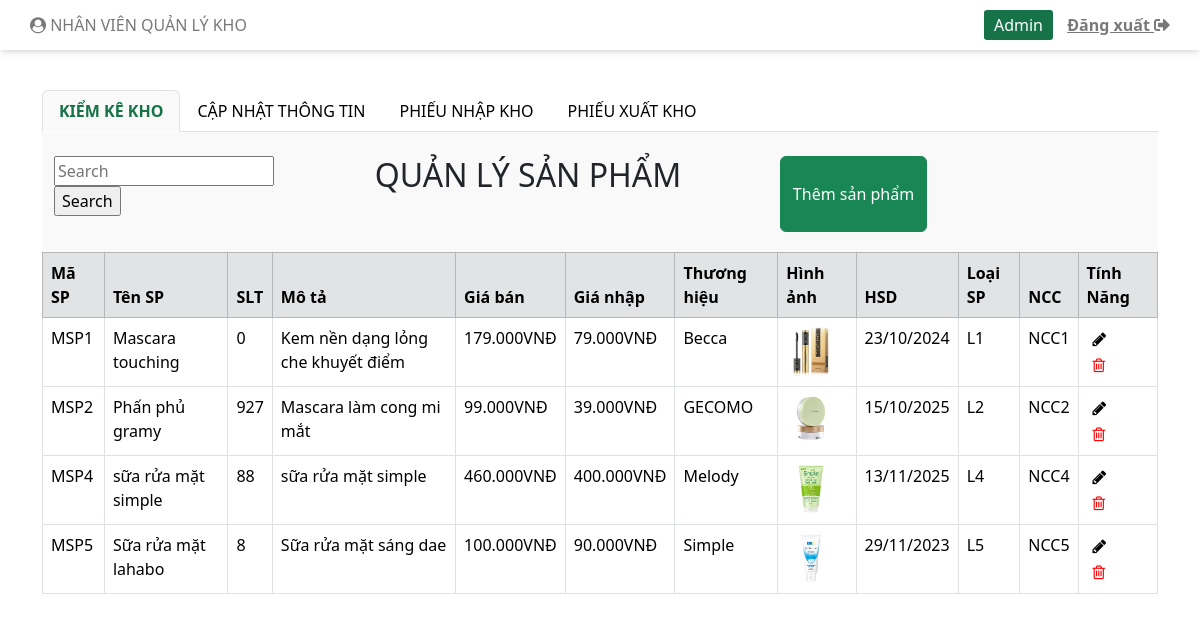
Page /indexQLKH.php?san-pham (signed in) on the earlier database version.
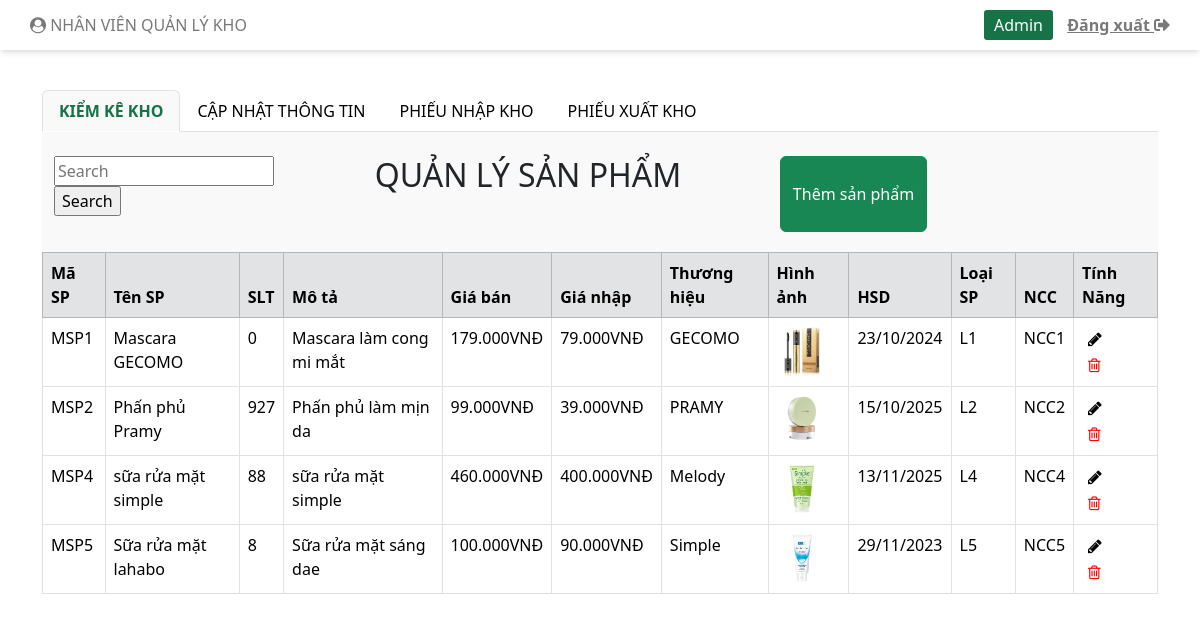
Same page on the later database version.
### tables this page shows
CREATE TABLE `sanpham` (
  `MaSanPham` int(11) NOT NULL,
  `TenSanPham` varchar(100) NOT NULL,
  `SoLuongTon` int(11) NOT NULL DEFAULT 1,
  `MoTa` varchar(100) DEFAULT NULL,
  `GiaBan` double NOT NULL,
  `GiaNhap` double NOT NULL,
  `ThuongHieu` varchar(100) DEFAULT NULL,
  `HinhAnh` varchar(50) NOT NULL,
  `HanSuDung` date DEFAULT NULL,
  `LoaiSanPham` int(11) NOT NULL,
  `NhaCungCap` int(11) NOT NULL,
  `trangThai` tinyint(4) NOT NULL DEFAULT 1
);

### model/mProduct3.php (called while the page is built, shortened)
<?php
    include_once("connect3.php");
    class MProduct {
        function selectAllProducts() {
            $p = new KetNoiDB();
            if ($p->moketnoi($con)) {
                $str = "SELECT * FROM sanpham";
                $tbl = mysqli_query($con,$str);
                return $tbl;
            } else {
                return false;
            }
        }
    }
?>

### model/connect3.php (called while the page is built, shortened)
<?php
     class KetNoiDB{
        function moKetNoi(& $conn){
            $conn = mysqli_connect("localhost", "root", "", "mypham");
            if ($conn){
                mysqli_set_charset($conn, "utf8");
                return $conn;
            }else{
                return false;
            }
        }
    }
?>

### controller/cProduct3.php (called while the page is built, shortened)
<?php
    include_once("Model/mProduct3.php");
    class CProduct{
        function getAllProducts(){
            $p = new MProduct();
            $tbl = $p -> selectAllProducts();
            return $tbl;
        }
    }
?>

### indexQLKH.php (the view, shortened to what the changed rows need)
<!DOCTYPE html>
<html lang="en">
<head>
    <link rel="stylesheet" href="./css/styleAdmin.css">
    <link rel="stylesheet" href="https://use.fontawesome.com/releases/v5.8.2/css/all.css">
    <link href="https://cdn.jsdelivr.net/npm/bootstrap@5.3.2/dist/css/bootstrap.min.css" rel="stylesheet">
    <link rel="stylesheet" href="https://maxcdn.bootstrapcdn.com/font-awesome/4.7.0/css/font-awesome.min.css">
</head>
<body>
    <div class="container mt-3 body">
        <br>
        <div class="tab-content">
                <?php
                include_once("view/vProduct3.php");
                $c = new VProduct();
                $d = new VPhieuNhapKho();
                include_once("view/vPhieuXuatKho.php");
                $e = new VPhieuXuatKho();
                if(isset($_REQUEST['kiem-ke-kho']) ){
                    $p->viewAllPhieuKiemTraKho();
                }elseif(isset($_REQUEST['san-pham'])){
                    $c->viewAllProducts();
                }elseif(isset($_REQUEST['phieu-nhap-kho'])){
                    $d->viewAllPhieuNhapKho();
                }elseif(isset($_REQUEST['phieu-xuat-kho'])){
                        $e->viewAllPhieuXuatKho();
                }elseif( isset($_REQUEST['btnSearchPKTK'] )){
                    $p->viewAllPhieuKiemTraKhoBySearch($_REQUEST['txtSearchPKTK']);
                }elseif(isset($_REQUEST['btnSearchSP'])){
                    $c->viewAllProductBySearch($_REQUEST['txtSearchSP']);
                }elseif(isset($_REQUEST['btnSearchPNK'])){
                    $d->viewAllPhieuNhapKhoBySearch($_REQUEST['txtSearchPNK']);
                }elseif(isset($_REQUEST['btnSearchPXK'])){
                    $e->viewAllPhieuXuatKhoBySearch($_REQUEST['txtSearchPXK']);
                }elseif(isset($_REQUEST["btnSubmitActionPhieuXuatKho"])){
                    $e->showFormDelPhieuXuatKho();
                    $e->showFormEditPhieuXuatKho();
                }elseif(isset($_REQUEST["btnSubmitActionPhieuNhapKho"])){
                    $d->showFormDelPhieuNhapKho();
                    $d->showFormEditPhieuNhapKho();
                } elseif (isset($_REQUEST["btnProdAct"])) {
                    $c->showFormDelProduct();
                    $c->showFormEditProduct();
                }elseif(isset($_REQUEST["btnSubmitActionPhieuKiemTraKho"])){
                    $p->showFormDelPhieuKiemTraKho();
                    $p -> showFormEditPhieuKiemTraKho();
                }else{
                    echo "welcom admin";
                }
            ?>
        </div>
    </div>
</body>
</html>

### view/vProduct3.php (shortened to what the changed rows need)
<?php
    include_once("controller/cProduct3.php");
    class VProduct{
        function viewAllProducts(){
            $p = new CProduct();
            $tbl = $p -> getAllProducts();
            showProduct($tbl);
        }
    }
    function showProduct($tbl){
        if($tbl){
            if(mysqli_num_rows($tbl) >0){
                echo '
                <div id="san-pham" class="container tab-pane active"><br>
                <div class="row timKiem-them">
                    <div class="timKiem input-group mb-3 col-md-5">
                        <form action="indexQLKH.php" method="get">
                                 <input type="text" name="txtSearchSP" size="18" placeholder = "Search" value = "';
                                 echo '" >
                                 <input type="submit" name="btnSearchSP" class="btnCus" value="Search">
                        </form>
                    </div>
                    <div class="timKiem col-md-4">
                        <h2>QUẢN LÝ SẢN PHẨM</h2>
                    </div>
                    <div class="timKiem themNhanVien col-md-3">
                        <button type="button" class="btn btn-success" data-bs-toggle="modal" data-bs-target="#modalThemSP">
                            Thêm sản phẩm
                        </button>
                    </div>
                </div>
                </div>
                ';
                echo "<table class='prod_tbl'> <tr>";
                    echo'
                    <table class="table table-bordered table-hover " id="myTable">
                    <thead class="table-secondary">
                        <tr class="ex">
                            <th width="auto">Mã SP</th>
                            <th width="auto">Tên SP</th>
                            <th>SLT</th>
                            <th>Mô tả</th>
                            <th>Giá bán</th>
                            <th>Giá nhập</th>
                            <th>Thương hiệu</th>
                            <th>Hình ảnh</th>
                            <th>HSD</th>
                            <th>Loại SP</th>
                            <th>NCC</th>
                            <th class="tinh-nang">Tính Năng</th>
                        </tr>
                    </thead>
                    ';
                    while($row = mysqli_fetch_assoc($tbl)){
                        if($row["trangThai"] == 1){
                            echo "<tr >";
                            echo "<td>"."MSP".$row["MaSanPham"]."</td>";
                            echo "<td>".$row["TenSanPham"]."</td>";
                            echo "<td>".$row["SoLuongTon"]."</td>";
                            echo "<td>".$row["MoTa"]."</td>";
                            echo "<td>".number_format($row["GiaBan"], 0,".", ".")."VNĐ</td>";
                            echo "<td>".number_format($row["GiaNhap"], 0,".", ".")."VNĐ</td>";
                            echo "<td>".$row["ThuongHieu"]."</td>";
                            echo "<td>"."<img src='img/".$row["HinhAnh"]."' alt='".$row["HinhAnh"]."' width= '50px' height= '50px'>"."</td>";
                            echo "<td>".date("d/m/Y", strtotime($row["HanSuDung"]))."</td>";
                            echo "<td>"."L".$row["LoaiSanPham"]."</td>";
                            echo "<td>"."NCC".$row["NhaCungCap"]."</td>";
                            echo "<td>
                                    <form action='#' method='get'>
                                    <input type='hidden' name='MaSanPham' value='" . $row["MaSanPham"] . "'>
                                    <button class='btnCus btn2 edit' type='submit' value='edit' name= 'btnProdAct'>
                                        <i class='fa fa-pencil' aria-hidden='true'></i>
                                    </button>
                                </form>
                                <form action='#' method='get'onsubmit='return confirmDelete();'>
                                    <input type='hidden' name='MaSanPham' value='" . $row["MaSanPham"] . "'>
                                    <button class='btnCus btn2 delete' type='submit' value='delete' name= 'btnProdAct'>
                                        <i class='fa fa-trash-o' aria-hidden='true'></i>
                                    </button>
                                    </form>
                                </td>";
                            echo "</tr>";
                        }
                    }
                    echo "</table>";
        }else{
            echo"Không tìm thấy sản phẩm!";
            echo header("refresh: 5; url='indexQLKH.php?san-pham'");
        }
    }
    }
?>

Differences in the rows shown:
changed sanpham id 1: TenSanPham "Mascara touching" → "Mascara GECOMO"; MoTa "Kem nền dạng lỏng che khuyết điểm" → "Mascara làm cong mi mắt"; ThuongHieu "Becca" → "GECOMO"
changed sanpham id 2: TenSanPham "Phấn phủ gramy" → "Phấn phủ Pramy"; MoTa "Mascara làm cong mi mắt" → "Phấn phủ làm mịn da"; ThuongHieu "GECOMO" → "PRAMY"
